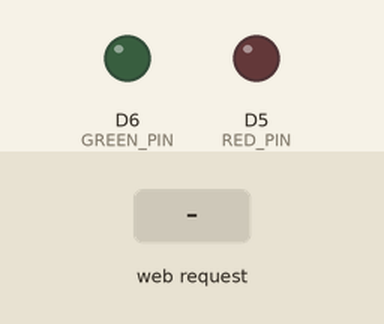
A sketch run on a simulated ESP8266 (NodeMCU). On the bench: output pins drawn as LEDs (lit = HIGH). Inputs (shaded band) come from the test bench. WiFi joins after 1.5 s; servers stay silent unless stated; not simulated (calls return 0 or success): arduino_wifi_secrets.h; what the sketch prints to the serial monitor is not drawn.

Above: at 2.7 s.
2.8 s: HTTP request GET /red/on received
At 4.0 s:
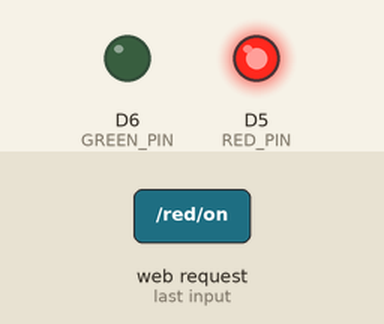
4.3 s: HTTP request GET /green/on received
At 5.2 s:
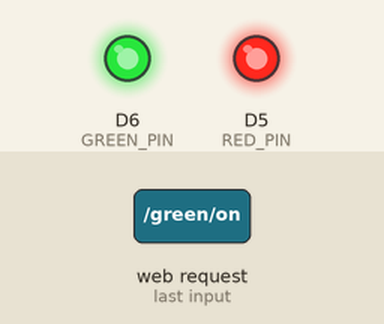
5.8 s: HTTP request GET /red/off received
At 6.3 s:
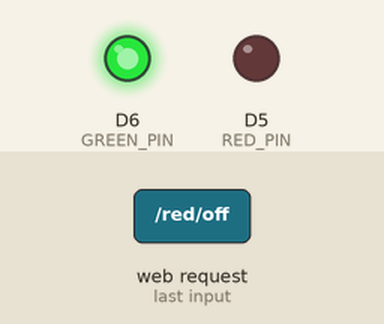
Timing chart, 0 to 8.8 s (numbered marks = the images above; inputs shaded):
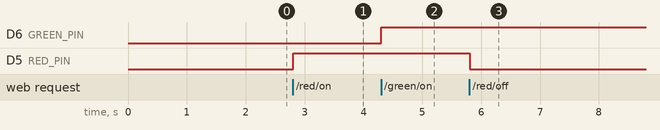

The sketch:

two_color_led_webserver.ino
```cpp
#include <ESP8266WiFi.h>
#include <arduino_wifi_secrets.h>

#define RED_PIN D5
#define GREEN_PIN D6

WiFiServer server(80);

String header;
String redState = "off";
String greenState = "off";

unsigned long currentTime = millis();
unsigned long previousTime = 0;
const long timeoutTime = 2000;

void setup() {
    Serial.begin(115200);

    pinMode(RED_PIN, OUTPUT);
    pinMode(GREEN_PIN, OUTPUT);

    digitalWrite(RED_PIN, LOW);
    digitalWrite(GREEN_PIN, LOW);

    Serial.print("Connecting to ");
    Serial.println(WIFI_SSID);
    WiFi.begin(WIFI_SSID, WIFI_PASSWORD);
    while (WiFi.status() != WL_CONNECTED) {
        delay(500);
        Serial.print(".");
    }

    Serial.println("");
    Serial.println("WiFi connected.");
    Serial.println("IP address: ");
    Serial.println(WiFi.localIP());
    server.begin();
}

void loop() {
    WiFiClient client = server.available();
    if (client) {
        Serial.println("New client...");
        String currentLine = "";
        currentTime = millis();
        previousTime = currentTime;
        while (client.connected() && currentTime - previousTime <= timeoutTime) {
            currentTime = millis();
            if (client.available()) {
                char c = client.read();
                Serial.write(c);
                header += c;
                if (c == '\n') {
                    if (currentLine.length() == 0) {
                        client.println("HTTP/1.1 200 OK");
                        client.println("Content-type:text/html");
                        client.println("Connection: close");
                        client.println();

                        if (header.indexOf("GET /red/on") >= 0) {
                            Serial.println("Red pin on");
                            redState = "on";
                            digitalWrite(RED_PIN, HIGH);
                        } else if (header.indexOf("GET /red/off") >= 0) {
                            Serial.println("Red pin off");
                            redState = "off";
                            digitalWrite(RED_PIN, LOW);
                        } else if (header.indexOf("GET /green/on") >= 0) {
                            Serial.println("Green pin on");
                            greenState = "on";
                            digitalWrite(GREEN_PIN, HIGH);
                        } else if (header.indexOf("GET /green/off") >= 0) {
                            Serial.println("Green pin off");
                            greenState = "off";
                            digitalWrite(GREEN_PIN, LOW);
                        }

                        client.println("<!DOCTYPE html><html>");
                        client.println("<head><meta name=\"viewport\" content=\"width=device-width, initial-scale=1\">");
                        client.println("<link rel=\"icon\" href=\"data:,\">");
                        client.println("<style>html { font-family: Helvetica; display: inline-block; margin: 0px auto; text-align: center;}");
                        client.println(".button { background-color: #195B6A; border: none; color: white; padding: 16px 40px;");
                        client.println("text-decoration: none; font-size: 30px; margin: 2px; cursor: pointer;}");
                        client.println(".button2 {background-color: #77878A;}</style></head>");
                        client.println("<body><h1>Web Server</h1>");

                        client.println("<p>Red led - State " + redState + "</p>");
                        if (redState == "off") {
                            client.println("<p><a href=\"/red/on\"><button class=\"button\">ON</button></a></p>");
                        } else {
                            client.println("<p><a href=\"/red/off\"><button class=\"button button2\">OFF</button></a></p>");
                        }

                        client.println("<p>Green led - State " + greenState + "</p>");
                        if (greenState == "off") {
                            client.println("<p><a href=\"/green/on\"><button class=\"button\">ON</button></a></p>");
                        } else {
                            client.println("<p><a href=\"/green/off\"><button class=\"button button2\">OFF</button></a></p>");
                        }
                        client.println("</body></html>");
                        break;
                    } else {
                        currentLine = "";
                    }
                } else if (c != '\r') {
                    currentLine += c;
                }
            }
        }

        header = "";
        client.stop();
        Serial.println("Client disconnected.");
    }
}
```

Measured:
- after the input at 2.8 s, D5 (RED_PIN): LOW → HIGH at once
- after the input at 4.3 s, D6 (GREEN_PIN): LOW → HIGH at once
- after the input at 5.8 s, D5 (RED_PIN): HIGH → LOW at once
